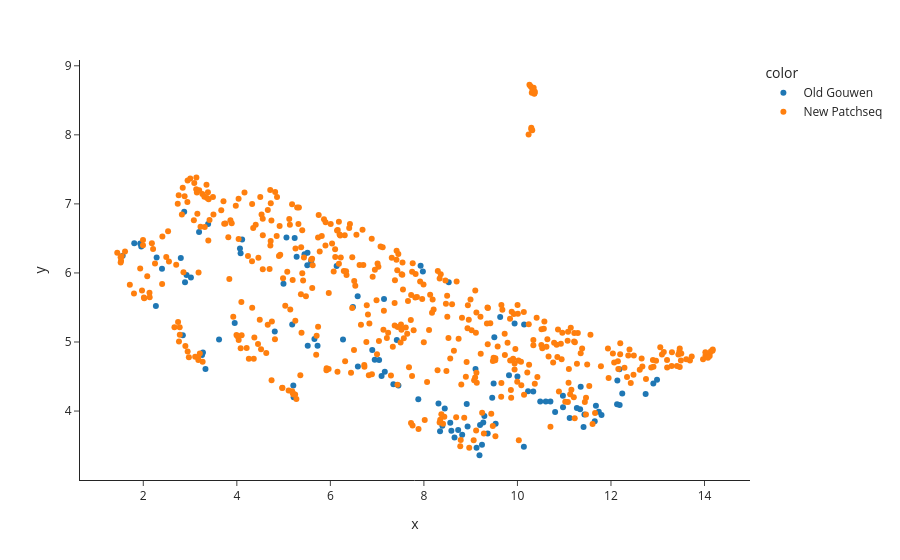

Source (notebook cell):
### Code cell
import pandas
plotly.express.scatter(
        x=embedding[:, 0],
        y=embedding[:, 1],
        template="simple_white",
        hover_name=[m + ".swc" for m in cells_without_suffix],
        color=metadata["Dataset"]
)
